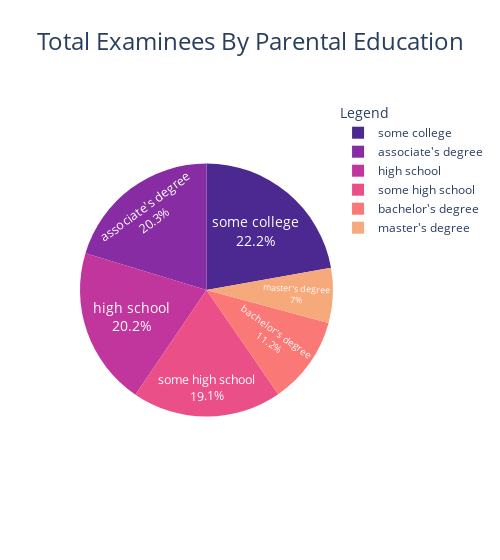

This figure's notebook cell:
### Markdown cell above
### <font color="AA0088">Total Examinees By Parental Education</font>

### Code cell
fig_pie_education = create_pie_chart(df_source = exam_scores_df, 
                               feature_name = "parental_level_of_education", 
                               fig_title = "Total examinees by parental education")


fig_pie_education.show();

### Figure 1 — Plotly figure (JSON) as saved in the notebook; plotly's stock layout.template omitted (floating-point values rounded to 4 significant figures)
{"data": [{"domain": {"x": [0, 1], "y": [0, 1]}, "hoverlabel": {"font": {"color": "white"}}, "hovertemplate": "<b>%{label}</b><br><br>Total: %{value}</br>Percent: %{percent}", "labels": ["some college", "associate's degree", "high school", "some high school", "bachelor's degree", "master's degree"], "legendgroup": "", "name": "", "showlegend": true, "textfont": {"color": "white", "size": 14}, "textinfo": "label+percent", "textposition": "inside", "type": "pie", "values": [222, 203, 202, 191, 112, 70]}], "layout": {"legend": {"title": {"text": "Legend"}, "tracegroupgap": 0}, "piecolorway": ["rgb(75, 41, 145)", "rgb(135, 44, 162)", "rgb(192, 54, 157)", "rgb(234, 79, 136)", "rgb(250, 120, 118)", "rgb(246, 169, 122)", "rgb(237, 217, 163)"], "title": {"font": {"size": 24}, "text": "Total Examinees By Parental Education", "x": 0.5}, "width": 500}}
